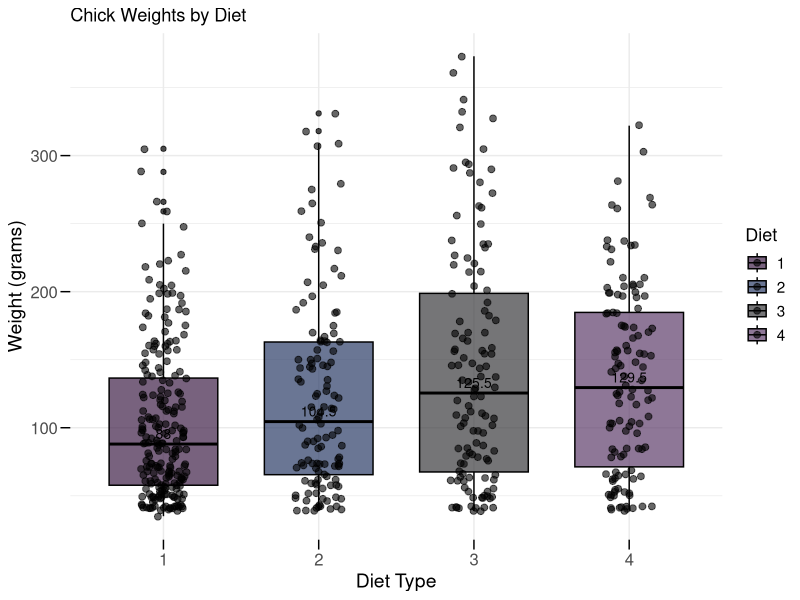

Here is the R script that generated this plot:
#Load libraries
library(datasets)
library(tidyverse)
library(dplyr)
library(ggplot2)

#Import data
data("ChickWeight")

#Plot data
ChickWeight %>%
  ggplot(aes(x = Diet, y = weight, fill = Diet)) +
  geom_boxplot(width = 0.7, 
               color = "black",   #Border color
               size = 0.5,        #Outline thickness
               alpha = 0.7) +     #Plot transparency
  # Add individual data points
  geom_jitter(width = 0.15,          #Data point width
              size = 2,              #Data point size
              alpha = 0.6,           #Data point transparency
              color = "black") +     #Data point color
  #Change colors
  scale_fill_manual(values = c("1" = "#3E1F47", 
                               "2" = "#2A3B66", 
                               "3" = "#3A3A3C", 
                               "4" = "#5E3C6B")) +
  #Change axis titles
  labs(x = "Diet Type", 
       y = "Weight (grams)", 
       title = "Chick Weights by Diet",
       fill = "Diet") +
  theme_minimal() +
  theme(axis.text.x = element_text(size = 12),      # x-axis tick labels
        axis.text.y = element_text(size = 12),      # y-axis tick labels
        axis.ticks.length = unit(0.25, "cm"),       # length of ticks
        axis.ticks = element_line(size = 0.5),      # thickness of ticks
        axis.title.x = element_text(size = 14),     # x-axis title
        axis.title.y = element_text(size = 14),     # y-axis title
        legend.title = element_text(size = 13),     # legend title
        legend.text = element_text(size = 11)       # legend items
  ) +
  #Add the counts for each boxplot above the boxplot
  stat_summary(fun = median, 
               geom = "text", 
               aes(label = round(..y..,1)), 
               vjust = -0.5, 
               color = "black", 
               size = 3.5)
